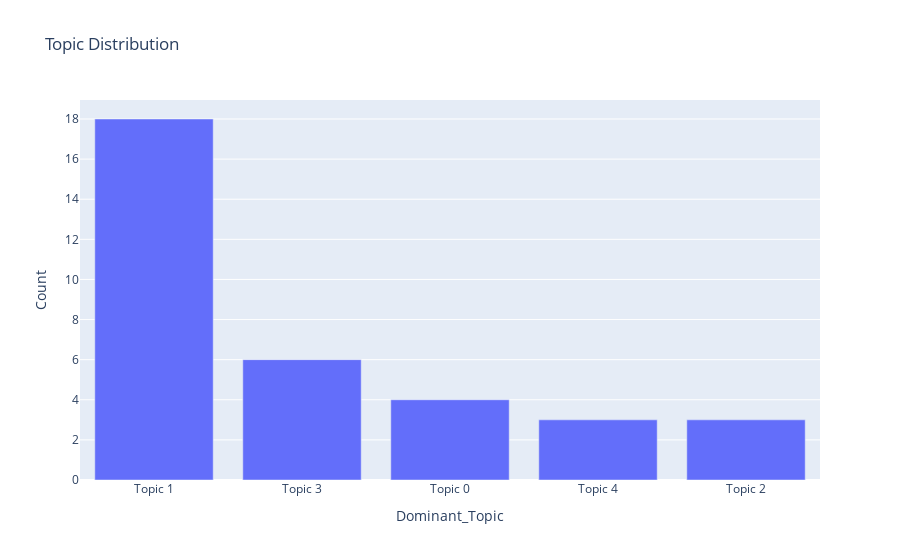

Notebook source saved alongside this figure:
### Code cell
topic_counts = data['Dominant_Topic'].value_counts().reset_index()
topic_counts.columns = ['Dominant_Topic', 'Count']  

fig = px.bar(topic_counts, x='Dominant_Topic', y='Count', title='Topic Distribution')
fig.show()

### Figure 1 — Plotly figure (JSON) as saved in the notebook; plotly's stock layout.template omitted (floating-point values rounded to 4 significant figures)
{"data": [{"alignmentgroup": "True", "hovertemplate": "Dominant_Topic=%{x}<br>Count=%{y}<extra></extra>", "legendgroup": "", "marker": {"color": "#636efa", "pattern": {"shape": ""}}, "name": "", "offsetgroup": "", "orientation": "v", "showlegend": false, "textposition": "auto", "type": "bar", "x": ["Topic 1", "Topic 3", "Topic 0", "Topic 4", "Topic 2"], "xaxis": "x", "y": [18, 6, 4, 3, 3], "yaxis": "y"}], "layout": {"barmode": "relative", "legend": {"tracegroupgap": 0}, "title": {"text": "Topic Distribution"}, "xaxis": {"anchor": "y", "domain": [0, 1], "title": {"text": "Dominant_Topic"}}, "yaxis": {"anchor": "x", "domain": [0, 1], "title": {"text": "Count"}}}}
